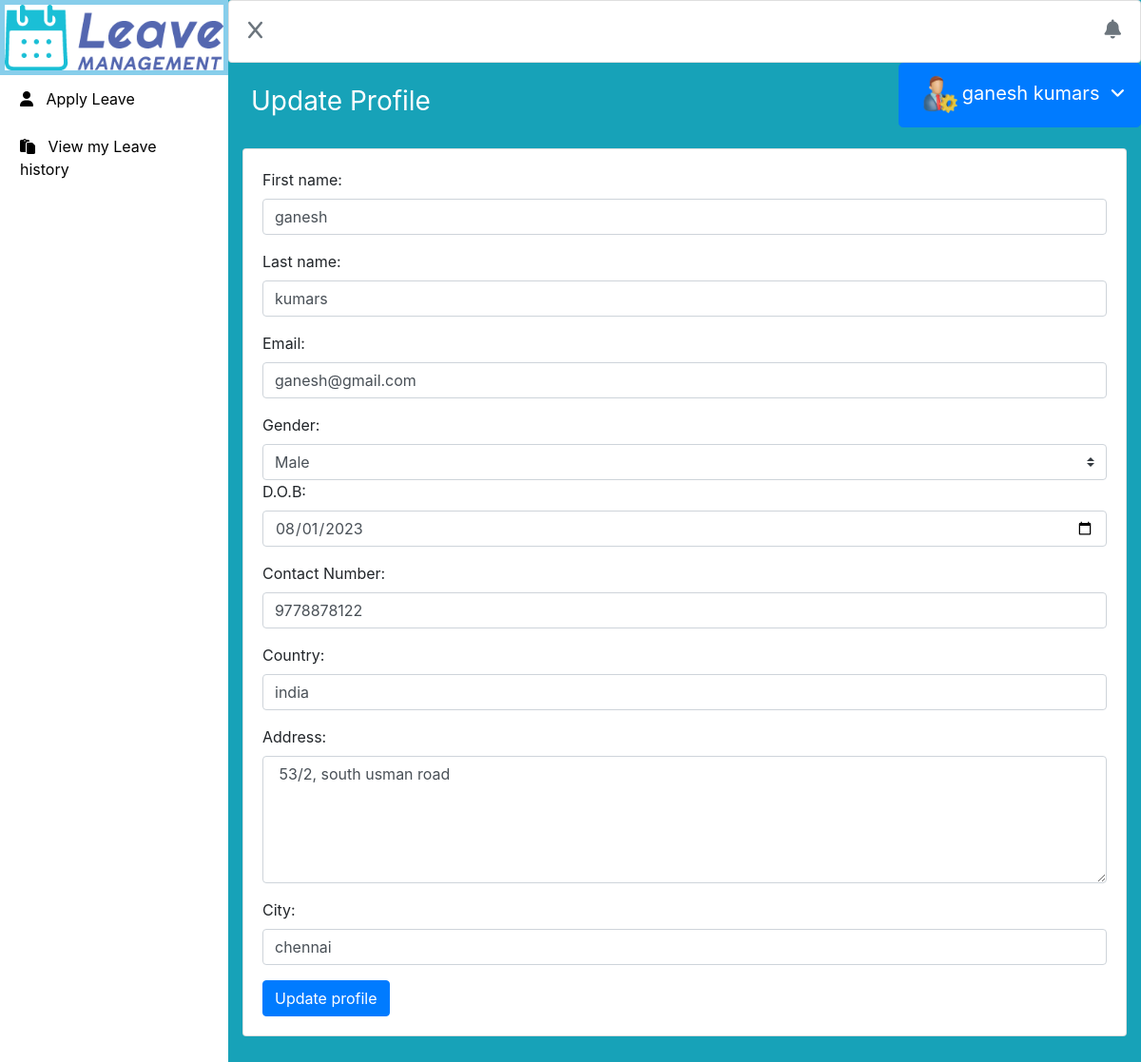
The app's page /user/update_profile (signed in) with its own data.
### tables this page shows
CREATE TABLE `employee` (
  `eid` int(11) NOT NULL,
  `employee_id` varchar(40) NOT NULL,
  `firstname` varchar(40) NOT NULL,
  `lastname` varchar(40) NOT NULL,
  `email` varchar(60) NOT NULL,
  `department` varchar(60) NOT NULL,
  `gender` varchar(10) NOT NULL,
  `dob` varchar(20) NOT NULL,
  `contact` varchar(15) NOT NULL,
  `country` varchar(20) NOT NULL,
  `address` varchar(250) NOT NULL,
  `city` varchar(30) NOT NULL,
  `password` varchar(20) NOT NULL,
  `reading_time` timestamp NOT NULL DEFAULT current_timestamp() ON UPDATE current_timestamp()
);

### application/controllers/User.php (called while the page is built, shortened)
<?php
class User extends CI_Controller
{
	public function __construct()
	{
		$this->load->helper("cookie");
		$this->load->model('user_model');
	}
	public function update_profile()
	{
		if(get_cookie("eid")!="")
		{
			$id=get_cookie("eid");
			$user=$this->user_model->getUser($id);
			$departments=$this->user_model->getDepartments();
			$this->load->view("update_profile",array('user'=>$user,'departments'=>$departments));
		}
		else
		{
			redirect("home");
		}
	}
}
?>

### index.php (called while the page is built, shortened)
<?php
require_once BASEPATH.'core/CodeIgniter.php';

### application/models/User_model.php (called while the page is built, shortened)
<?php
class User_model extends CI_Model
{
	public function getUser($id)
	{
		$this->db->where('eid',$id);
		return $this->db->get("employee")->row();
	}
}
?>

### application/views/Update_profile.php (the view, shortened to what this page needs)
<!DOCTYPE html>
<html lang="en">
<head>
	<link rel="stylesheet" href="https://cdnjs.cloudflare.com/ajax/libs/twitter-bootstrap/4.5.2/css/bootstrap.css">
    <link rel="stylesheet" href="https://cdn.datatables.net/1.13.6/css/dataTables.bootstrap4.min.css">
	<link rel="stylesheet" href="https://cdn.jsdelivr.net/npm/bootstrap@4.6.2/dist/css/bootstrap.min.css">
  <link rel="stylesheet" href="https://cdnjs.cloudflare.com/ajax/libs/font-awesome/6.4.2/css/all.min.css">
  <link rel="stylesheet" href="https://cdnjs.cloudflare.com/ajax/libs/font-awesome/6.4.2/css/all.min.css" />
  <link rel="stylesheet" href="<?=base_url('assets/css/style.css')?>">
</head>
<body>
<div>
	<div style="width:80%;float:right;height:250vh;" class="bg-info show-hide">
	<?php
	include('topbar.php');
	?>
	<?php
	include('dropdown.php');
	?>
<h3 class="font-weight-normal text-white p-4">Update Profile&nbsp;&nbsp;&nbsp;
		<span style="font-size:16px;" class="text-dark font-weight-bold"></span></h3>
	<div class="container-fluid">
	<div class="card my-2">
	<div class="card-body">
	<form action="<?=base_url('user/update_employee_profile')?>" method="post" autocomplete="off">
		<div class="form-group">
			<label for="pwd">First name:</label>
			<input type="text" class="form-control" name="firstname" value="<?=$user->firstname?>" placeholder="Enter Firstname" required id="pwd">
		</div>
		<div class="form-group">
			<label for="pwd">Last name:</label>
			<input type="text" class="form-control" name="lastname" value="<?=$user->lastname?>" placeholder="Enter Lastname" required id="pwd">
		</div>
		<div class="form-group">
			<label for="pwd">Email:</label>
			<input type="text" class="form-control" name="email" value="<?=$user->email?>" placeholder="Enter Email" required id="pwd">
		</div>
		<label>Gender:</label>
		<select name="gender" class="custom-select" required>
		    <option value="male" <?php if($user->gender=="male") { echo "selected"; } ?>>Male</option>
	    </select>
		<div class="form-group">
			<label for="pwd">D.O.B:</label>
			<input type="date" class="form-control" value="<?=$user->dob?>" name="dob" required placeholder="Enter D.O.B" id="pwd">
		</div>
		<div class="form-group">
			<label for="pwd">Contact Number:</label>
			<input type="text" class="form-control" value="<?=$user->contact?>" maxlength="10" pattern="^[0-9]*$" name="contact" required placeholder="Enter Contact number" id="pwd">
		</div>
		<div class="form-group">
			<label for="pwd">Country:</label>
			<input type="text" class="form-control" value="<?=$user->country?>" name="country" required placeholder="Enter Country" id="pwd">
		</div>
		<div class="form-group">
		     <label for="comment">Address:</label>
		     <textarea class="form-control" rows="5" id="comment" name="address" required placeholder="Enter your address"><?=$user->address?></textarea>
		</div>
		<div class="form-group">
			<label for="pwd">City:</label>
			<input type="text" class="form-control" value="<?=$user->city?>" name="city" required placeholder="Enter City" id="pwd">
		</div>
		<button type="submit" class="btn btn-primary">Update profile</button>
		</form>
</div>
</div>
    </div>
	</div>
	<div style="width:20%;position:fixed;" class="mylastclass">
	<?php
	include('leftbar.php');
	?>
    </div>
</div>
</body>
</html>

### application/views/Dropdown.php (shortened to what this page needs)
<div class="dropdown">
  <button type="button" class="float-right btn btn-primary mysel1 btn-lg" data-toggle="dropdown">
    <img src="<?=base_url('assets/image/admin.png')?>" style="height:50px;"><?=$user->firstname?> <?=$user->lastname?>&nbsp;&nbsp;<i class="fa-solid fa-angle-down small"></i>
  </button>
</div>

### records on screen
employee: firstname "ganesh", lastname "kumars", email "ganesh@gmail.com", gender "Male", dob "08/01/2023", contact "9778878122", country "india", address "53/2, south usman road", city "chennai"
